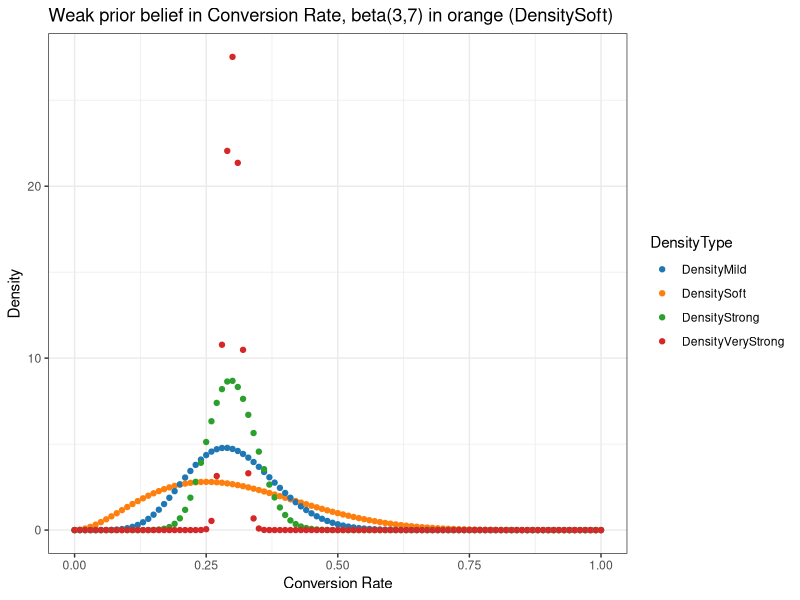
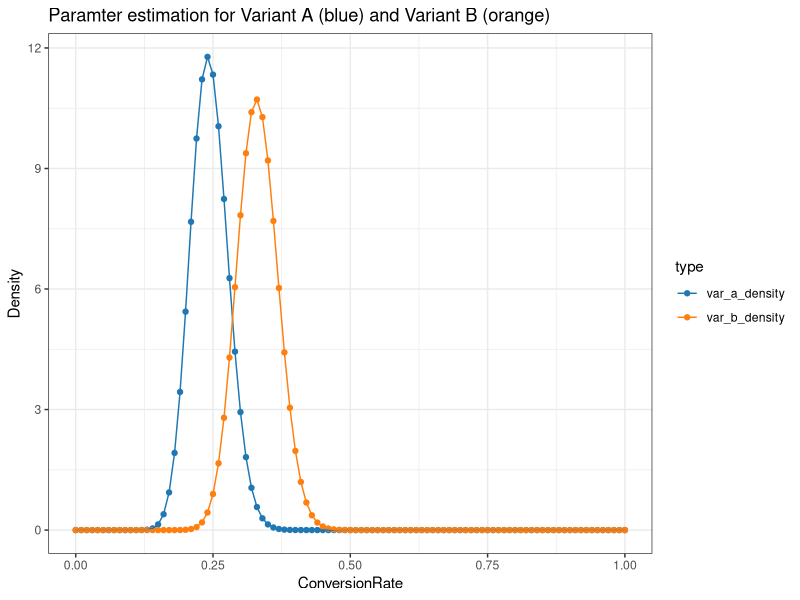
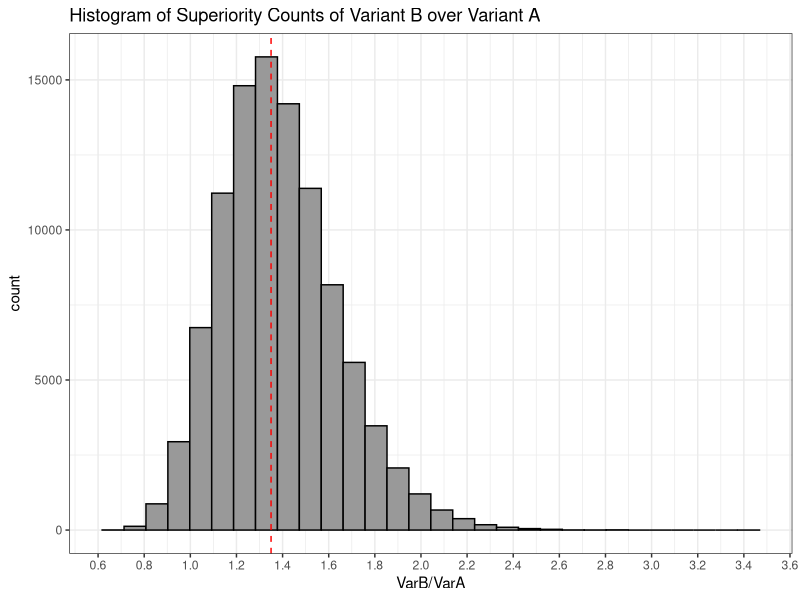
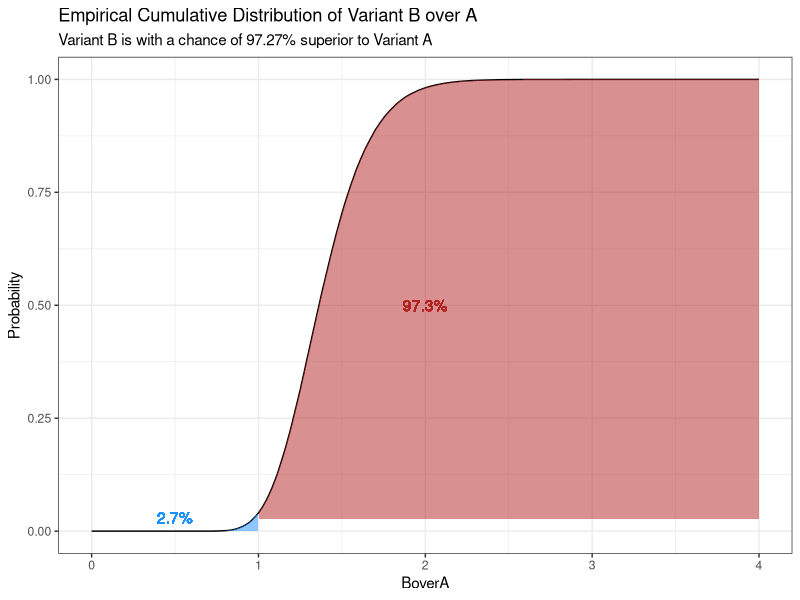

R code for these plots, in order:
## ---- chunk 1
knitr::opts_chunk$set(echo = FALSE, message = FALSE, warning = T, error = T)
## ---- chunk 2
require(tidyverse)
require(ggsci)
require(ggrepel)
## ---- chunk 3
ConversionRate <- seq(0,1,by = 0.01)
DensitySoft <- dbeta(ConversionRate,3,7)
DensityMild <- dbeta(ConversionRate,9,21)
DensityStrong <- dbeta(ConversionRate,30,70)
DensityVeryStrong <- dbeta(ConversionRate,300,700)

tbl <- tibble(ConversionRate, DensitySoft, DensityMild, DensityStrong, DensityVeryStrong)

tbl %>%
  pivot_longer(., cols = c(2:5), names_to = "DensityType", values_to = "Density") %>%
  ggplot(aes(x=ConversionRate, y=Density, color = DensityType)) +
  geom_point() +
  theme_bw() +
  scale_color_d3() +
  labs(title = "Weak prior belief in Conversion Rate, beta(3,7) in orange (DensitySoft)",
       x = "Conversion Rate", y = "Density")
## ---- chunk 4
#beta(a_post, b_post) = beta(a_prior + a_likeli, b_prior + b_likeli)
var_a <- beta(3 + 36, 7 + 114)
var_b <- beta(3 + 50, 7 + 100)

var_a_density <- dbeta(ConversionRate, 39, 121)
var_b_density <- dbeta(ConversionRate, 53, 107)

tbl2 <- tibble(ConversionRate, var_a_density, var_b_density)

tbl2 %>%
  pivot_longer(., cols = c(2:3), names_to = "type", values_to = "density") %>%
  ggplot(aes(x = ConversionRate, y = density, color = type)) +
  geom_point() +
  geom_line() +
  scale_color_d3() +
  theme_bw() +
  labs(title = "Paramter estimation for Variant A (blue) and Variant B (orange)",
       y = "Density")
## ---- chunk 5
n_trials <- 100000 #100K
prior_alpha <- 3
prior_beta <- 7
## ---- chunk 6
a_samples <- rbeta(n_trials, 36 + prior_alpha, 114 + prior_beta)
b_samples <- rbeta(n_trials, 50 + prior_alpha, 100 + prior_beta)
## ---- chunk 7
prob_b_superior <- sum(b_samples > a_samples)/n_trials
prob_b_superior #0.95934
## ---- chunk 8
b_over_a_samples <- b_samples/a_samples
b_over_a_tbl <- tibble("Ratio" = b_over_a_samples)
  
b_over_a_tbl %>%
  ggplot(aes(x = Ratio)) +
  geom_histogram(fill = "grey60", color = "black") +
  theme_bw() +
  scale_x_continuous(breaks = seq(0,4,0.2)) +
  geom_vline(xintercept = 1.35, linetype = 2, color = "red") +
  labs(title = "Histogram of Superiority Counts of Variant B over Variant A",
       x = "VarB/VarA")
## ---- chunk 9
res_ecdf <- ecdf(b_samples/a_samples)
sequence1 <- seq(0,4,0.001)
values_ecdf <- purrr::map(sequence1, res_ecdf)
values_ecdf <- unlist(values_ecdf)

tbl2 <- tibble("BoverA" = sequence1, "Probability" = values_ecdf)

#tbl2 %>%
#  dplyr::filter(BoverA < 1) %>%
#  pull(Probability) %>%
#  sum() #2.72905

#tbl2 %>%
#  dplyr::filter(Probability == 1) %>%
#  pull(BoverA) %>%
# min() #3.382

tbl2 %>%
  ggplot(aes(x = BoverA, y = Probability, label = Probability)) +
  geom_line() +
  theme_bw() +
  geom_ribbon(data = subset(tbl2, BoverA < 1 & Probability < 3.4),
              aes(ymax = Probability), xmin = 0, xmax = 0.9999, ymin = 0,
              fill = "dodgerblue", alpha = 0.5) +
  geom_ribbon(data = subset(tbl2, BoverA >1 & Probability < 3.4),
              aes(xmin = 1.001, xmax = 3.382, ymax = Probability, ymin = 0.027),
              fill = "firebrick", alpha = 0.5) +
  geom_text(x = 0.5 , y = 0.03, label = "2.7%", color = "dodgerblue") +
  geom_text(x = 2, y = 0.5, label = "97.3%", color = "firebrick") +
  labs(title = "Empirical Cumulative Distribution of Variant B over A",
       subtitle = "Variant B is with a chance of 97.27% superior to Variant A")


